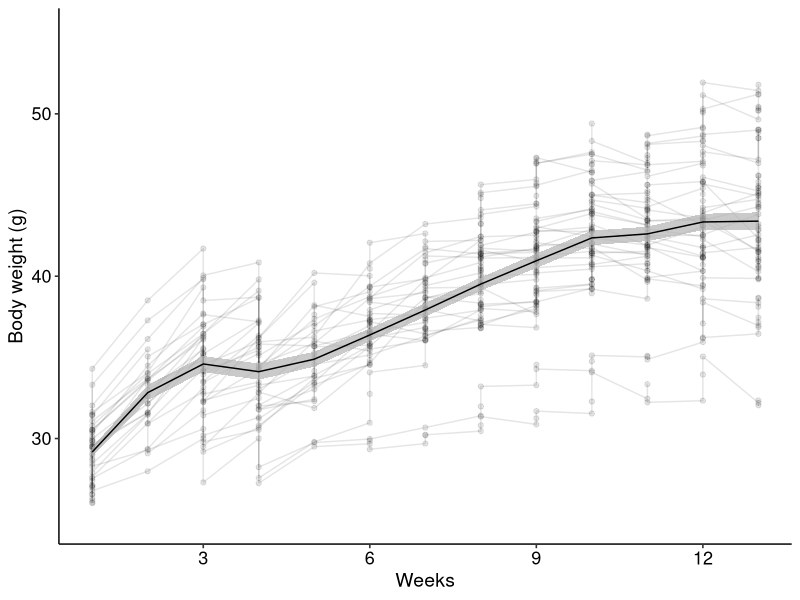
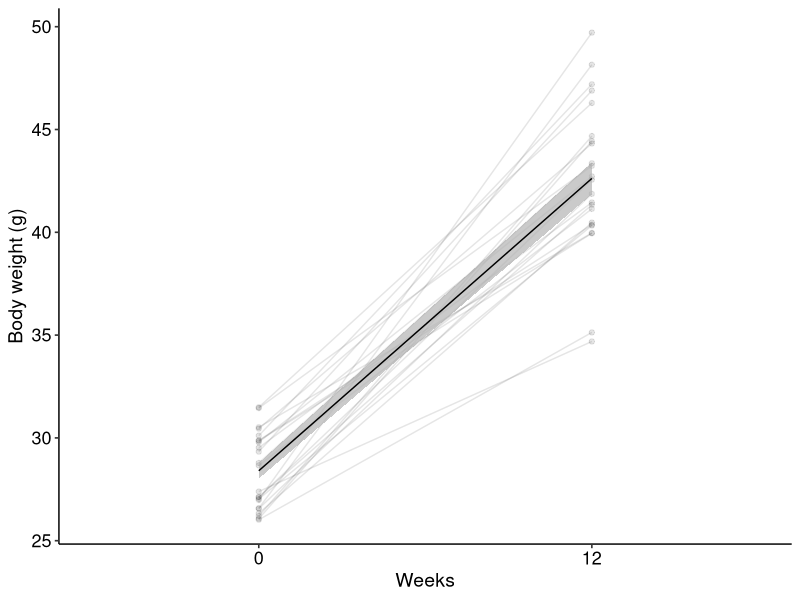
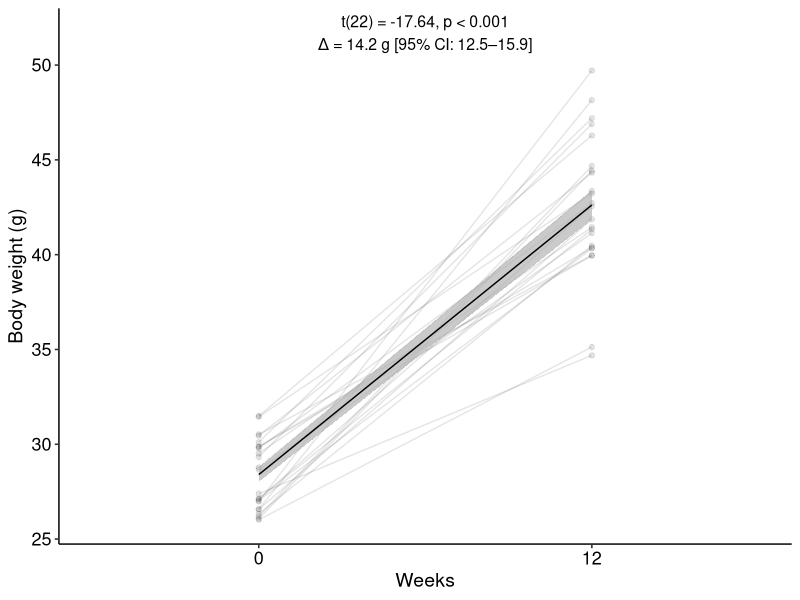
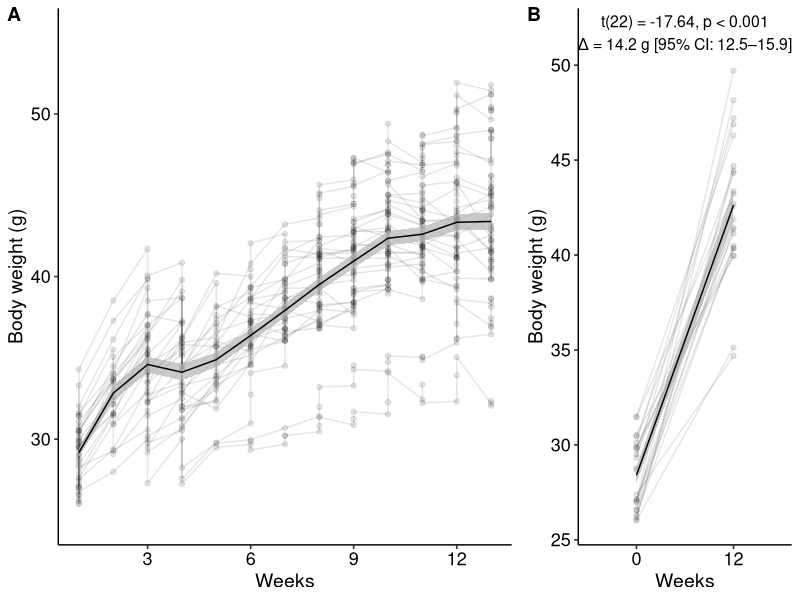

Generate these figures, in order, with R:
# We aim to test if BW is statistically different after 100 days ( ~14 weeks) with LFD in NZO female mice

#Libraries####
library(dplyr) #to open a RDS and use pipe
library(tidyr) #to use cumsum
library(ggplot2)
library(readr)
library(tidyverse)
library(ggpubr)

#format plot
scaleFill <- scale_fill_manual(values = c("#C03830FF", "#317EC2FF"))

format.plot <- theme_pubr() +
  theme(strip.background = element_blank(), 
        strip.text = element_blank(),
        panel.spacing.x = unit(0.1, "lines"),          
        panel.spacing.y = unit(1.5, "lines"),  
        legend.position = "none",
        axis.text = element_text(family = "Helvetica", size = 13),
        axis.title = element_text(family = "Helvetica", size = 14))

##bw over time - timecourse####
BW_data <- read_csv("../data/BW.csv") %>% 
  filter(COHORT > 2 & COHORT < 6) %>% #Just NZO females
  filter(!ID== 3715) %>% #died during study
  group_by(ID) %>% 
  arrange(DATE) %>% 
  mutate(bw_rel = 100 * (BW - first(BW)) / first(BW),
         body_lag = (lag(BW) - BW),
         GROUP = case_when(
           ID %in% c(3706, 3707, 3709, 3711, 3712, 3713, 3717, 3716, 3719, 3718, 3726) ~ "ad lib",
           ID %in% c(3708, 3714, 3720, 3721, 3710, 3722, 3723, 3724, 3725, 3727, 3728, 3729) ~ "restricted")) %>% 
  group_by(ID) %>% 
  mutate(day_rel = DATE - first(DATE)) %>% 
  mutate(relative_weeks = as.integer(day_rel / 7) + 1) %>% 
  filter(relative_weeks <=13)

n_distinct(BW_data$ID) #here we know there is 22 animals

# Custom function for mean ± SEM
mean_se <- function(x) {
  se <- sd(x) / sqrt(length(x))
  return(c(y = mean(x), ymin = mean(x) - se, ymax = mean(x) + se))
}

plot_1 <- BW_data %>%
  ggplot(aes(x = relative_weeks, y = BW)) +
  geom_point(aes(group = ID), alpha = 0.1) +             # individual points
  geom_line(aes(group = ID), alpha = 0.1) +              # individual lines
  stat_summary(fun.data = mean_se, 
               geom = "ribbon", fill = "grey70", color = NA, 
               aes(group = 1), alpha = 0.7) +
  stat_summary(fun = mean, 
               geom = "line", color = "black", 
               aes(group = 1)) +
  labs(
    x = "Weeks",
    y = "Body weight (g)"
  ) +
  format.plot +
  scale_y_continuous(limits = c(25, 55)) +
  scale_x_continuous(breaks = seq(3, 12, by = 3)) 
plot_1

##bw discrete ####
##body weight baseline and peak of obesity####
BW_data <- read_csv("../data/BW.csv") %>% 
  filter(COHORT > 2 & COHORT < 6) %>% #Just NZO females
  filter(!ID== 3715) %>% #died during study
  group_by(ID) %>% 
  arrange(DATE) %>% 
  mutate(day_rel = DATE - first(DATE)) %>% 
  filter(day_rel < 100) %>% 
  filter(day_rel %in% c(0, 98))

scale_x_discrete(labels = function(x) {
  x <- as.character(x)
  x[x == "0"] <- "baseline"
  x[x == "98"] <- "peak of obesity"
  return(x)
})

# Reshape to wide format for easier comparison
BW_wide <- BW_data %>%
  select(ID, day_rel, BW) %>%
  pivot_wider(names_from = day_rel, values_from = BW)

# Run paired t-test
t.test(BW_wide$`0`, BW_wide$`98`, paired = TRUE)


plot_2 <- BW_data %>%
  ggplot(aes(x = as.factor(day_rel), y = BW)) +
  geom_point(aes(group = ID), alpha = 0.1) +
  geom_line(aes(group = ID), alpha = 0.1) +
  stat_summary(fun.data = mean_se, 
               geom = "ribbon", fill = "grey70", color = NA, 
               aes(group = 1), alpha = 0.7) +
  stat_summary(fun = mean, 
               geom = "line", color = "black", 
               aes(group = 1)) +
  labs(
    x = "Weeks",
    y = "Body weight (g)"
  ) +
  format.plot +
  scale_x_discrete(labels = function(x) {
    x <- as.character(x)
    x[x == "0"] <- "0"
    x[x == "98"] <- "12"
    return(x)
  })
plot_2

plot_2 <- plot_2 +
  annotate("text", 
           x = 1.5,  # midpoint between x = "0" and "98"
           y = max(BW_data$BW, na.rm = TRUE) + 2,  # a bit above the max BW
           label = "t(22) = -17.64, p < 0.001\nΔ = 14.2 g [95% CI: 12.5–15.9]", 
           size = 4, hjust = 0.5)

plot_2


# Create an arranged plot
ggarrange(plot_1, plot_2, 
                  nrow = 1, 
                  align = "hv", 
                  widths = c(0.65, 0.35),  # Increase width of panel A, decrease B
                  labels = c("A", "B"))
          
